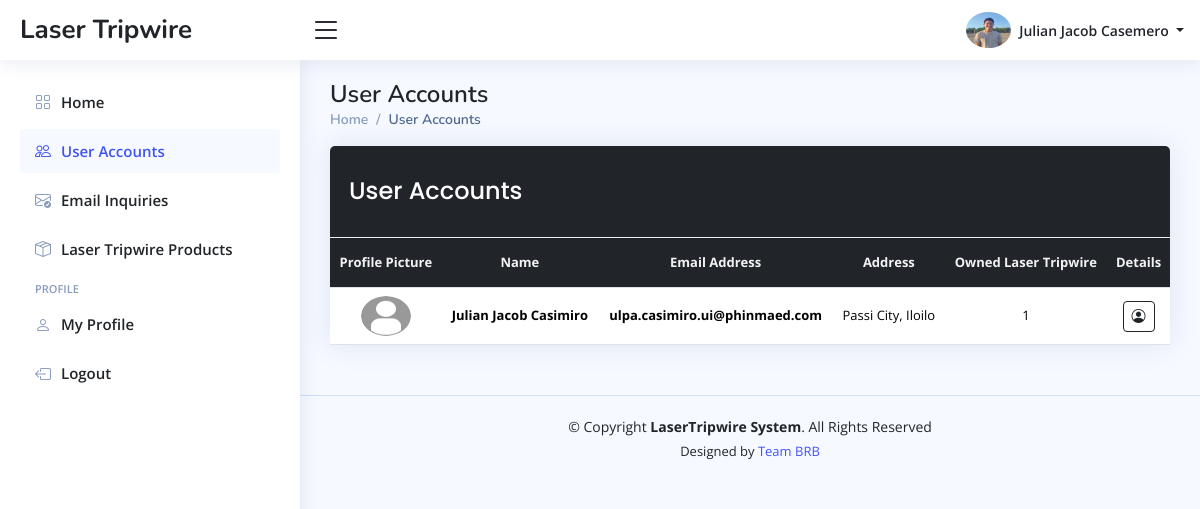
Screenshot of /xtrip/pages/admin/home.php?page=user-accounts (signed in) with the database file from the repository.
### tables this page shows
CREATE TABLE `admin_info_tbl` (
  `tbl_row_id` int(11) NOT NULL,
  `admin_id` int(11) NOT NULL,
  `profile_picture` varchar(255) DEFAULT NULL,
  `gender` enum('Male','Female','Others') DEFAULT 'Others',
  `civil_status` enum('Single','Married','Divorced','Widowed') DEFAULT 'Single',
  `cellphone_number` varchar(100) NOT NULL,
  `telephone_number` varchar(100) DEFAULT NULL,
  `address` varchar(255) NOT NULL,
  `updated_at` timestamp NOT NULL DEFAULT current_timestamp() ON UPDATE current_timestamp()
);

CREATE TABLE `admin_accounts_tbl` (
  `admin_id` int(11) NOT NULL,
  `first_name` varchar(100) NOT NULL,
  `middle_name` varchar(100) DEFAULT NULL,
  `last_name` varchar(100) NOT NULL,
  `email_address` varchar(255) NOT NULL,
  `admin_password` varchar(255) NOT NULL,
  `role` varchar(100) DEFAULT 'Administrator',
  `reset_password_token` varchar(255) DEFAULT NULL,
  `password_token_expiry` datetime DEFAULT NULL,
  `created_at` timestamp NOT NULL DEFAULT current_timestamp(),
  `updated_at` timestamp NOT NULL DEFAULT current_timestamp() ON UPDATE current_timestamp()
);

CREATE TABLE `user_info_tbl` (
  `tbl_row_id` int(11) NOT NULL,
  `user_id` varchar(100) NOT NULL,
  `profile_picture` varchar(255) DEFAULT NULL,
  `gender` enum('Male','Female','Others') DEFAULT 'Others',
  `civil_status` enum('Single','Married','Divorced','Widowed') DEFAULT 'Single',
  `occupation` enum('Employed','Self-Employed','Student','Unemployed','Others') DEFAULT 'Others',
  `cellphone_number` varchar(100) NOT NULL,
  `telephone_number` varchar(100) DEFAULT NULL,
  `address` varchar(255) NOT NULL,
  `updated_at` timestamp NOT NULL DEFAULT current_timestamp() ON UPDATE current_timestamp()
);

CREATE TABLE `user_accounts_tbl` (
  `user_id` varchar(100) NOT NULL,
  `first_name` varchar(100) NOT NULL,
  `middle_name` varchar(100) DEFAULT NULL,
  `last_name` varchar(100) NOT NULL,
  `email_address` varchar(255) NOT NULL,
  `user_password` varchar(255) NOT NULL,
  `verification_token` varchar(255) DEFAULT NULL,
  `verified_account` enum('Yes','No') DEFAULT 'No',
  `reset_password_token` varchar(255) DEFAULT NULL,
  `password_token_expiry` datetime DEFAULT NULL,
  `locked_account` enum('Yes','No') DEFAULT 'No',
  `last_login` timestamp NULL DEFAULT NULL,
  `created_at` timestamp NOT NULL DEFAULT current_timestamp(),
  `updated_at` timestamp NOT NULL DEFAULT current_timestamp() ON UPDATE current_timestamp()
);

### xtrip/pages/admin/pages/user-accounts.php (the view, shortened to what this page needs)
<main class="main" id="main">
    <?php
        include_once "../global-includes/page-titles.php";
    ?>
    <div class="row">
        <div class="col-12 col-lg-12 col-xxl-12 d-flex">
            <div class="card flex-fill">
                <div class="card-header bg-dark">
                    <h5 class="card-title mb-0 text-white fs-4 py-3 px-1"> User Accounts </h5>
                </div>
                <table class="table table-hover my-0 text-center datatable custom-table">
                    <thead>
                        <tr>
                            <th> Profile Picture </th>
                            <th> Name </th>
                            <th> Email Address </th>
                            <th> Address </th>
                            <th> Owned Laser Tripwire </th>
                            <th> Details </th>
                        </tr>
                    </thead>
                    <tbody>
                        <?php
                        $get_user_accounts = $conn->prepare("SELECT
                                                                        ua.*, ui.*,
                                                                        COUNT(o.device_id) AS 'owned_tripwire'
                                                                    FROM user_accounts_tbl ua
                                                                    LEFT JOIN user_info_tbl ui
                                                                    ON ua.user_id = ui.user_id
                                                                    LEFT JOIN laser_tripwire_owners_tbl o
                                                                    ON ua.user_id = o.owner
                                                                    WHERE ua.verified_account = :verified
                                                                    GROUP BY ua.user_id
                                                                    ORDER BY created_at DESC
                                                                    ");
                        $get_user_accounts->execute([":verified" => "Yes"]);
                        if ($get_user_accounts->rowCount() > 0) {
                            while ($user_data = $get_user_accounts->fetch()) {
                                $user_profile_picture = $user_data["profile_picture"];
                                if (empty($user_profile_picture) || !file_exists($image_path . $user_profile_picture)) {
                                    $user_profile_picture = "default-img.png";
                                }
                        ?>
                                <tr>
                                    <td>
                                        <img src="<?php echo htmlspecialchars($image_path . $user_profile_picture); ?>" class="rounded-circle" alt="User Profile Picture" width="40" height="40">
                                    </td>
                                    <td class="fw-bold">
                                        <?php echo htmlspecialchars($user_data["first_name"] . " " . $user_data["last_name"]);; ?>
                                    </td>
                                    <td class="fw-bold">
                                        <?php echo htmlspecialchars($user_data["email_address"]); ?>
                                    </td>
                                    <td>
                                        <?php echo htmlspecialchars($user_data["address"]); ?>
                                    </td>
                                    <td>
                                        <?php echo htmlspecialchars($user_data["owned_tripwire"]); ?>
                                    </td>
                                    <td>
                                        <button class="btn btn-outline-dark btn-sm" title="User Details" data-bs-target="#user-account-<?php echo htmlspecialchars($user_data["user_id"]); ?>" data-bs-toggle="modal">
                                            <i class="bi bi-person-circle"></i>
                                        </button>
                                    </td>
                                </tr>
                            <?php
                            }
                        } else {
                            ?>
                            <tr>
                                <td colspan="6"> No Accounts Data </td>
                            </tr>
                        <?php
                        }
                        ?>
                    </tbody>
                </table>
            </div>
        </div>
    </div>
</main>

### xtrip/pages/admin/includes/nav-bar.php (shortened to what this page needs)
<header id="header" class="header fixed-top d-flex align-items-center">
    <div class="d-flex align-items-center justify-content-between">
        <a href="home.php?page=home" class="logo d-flex align-items-center">
            <span class="d-none d-lg-block"> Laser Tripwire </span>
        </a>
        <i class="bi bi-list toggle-sidebar-btn"></i>
    </div>
    <nav class="header-nav ms-auto">
        <ul class="d-flex align-items-center">
            <li class="nav-item dropdown pe-3">
                <a class="nav-link nav-profile d-flex align-items-center pe-0" href="#" data-bs-toggle="dropdown">
                    <img src="<?php echo htmlspecialchars($image_path . $profile_picture); ?>" alt="Profile Image" class="rounded-circle" width="45" height="45">
                    <span class="d-none d-md-block dropdown-toggle ps-2">
                        <?php echo htmlspecialchars($first_name . " " . $last_name); ?>
                    </span>
                </a>
            </li>
        </ul>
    </nav>
</header>

### xtrip/assets/main/css/main-style.css (style rules this page uses)
:root { scroll-behavior: smooth; }
body { font-family: "Open Sans", sans-serif; background: #f6f9ff; color: #444444; }
a { color: #4154f1; text-decoration: none; }
h1, h2, h3, h4, h5, h6 { font-family: "Nunito", sans-serif; }
#main { margin-top: 60px; padding: 20px 30px; transition: all 0.3s; }
.card { margin-bottom: 30px; border: none; border-radius: 5px; box-shadow: 0px 0 30px rgba(1, 41, 112, 0.1); }
.card-header, .card-footer { border-color: #ebeef4; background-color: #fff; color: #798eb3; padding: 15px; }
.card-title { padding: 20px 0 15px 0; font-size: 18px; font-weight: 500; color: #212529; font-family: "Poppins", sans-serif; }
.logo { line-height: 1; }
@media (min-width: 1200px) { .logo { width: 280px; } }
.logo span { font-size: 26px; font-weight: 700; color: #212529; font-family: "Nunito", sans-serif; }
.header { transition: all 0.5s; z-index: 997; height: 60px; box-shadow: 0px 2px 20px rgba(1, 41, 112, 0.1); background-color: #fff; padding-left: 20px; }
.header .toggle-sidebar-btn { font-size: 32px; padding-left: 10px; cursor: pointer; color: #212529; }
.header-nav ul { list-style: none; }
.header-nav>ul { margin: 0; padding: 0; }
.header-nav .nav-profile { color: #212529; }
.header-nav .nav-profile img { max-height: 36px; }
.header-nav .nav-profile span { font-size: 14px; font-weight: 600; }
@media (min-width: 1200px) { #main, #footer { margin-left: 300px; } }

### xtrip/pages/admin/home.php (style rules this page uses)
.custom-table { cursor: pointer; }
.custom-table thead tr th { text-align: center; }
.custom-table thead tr th, .custom-table tr td { text-align: center; vertical-align: middle !important; }
.custom-table tr th { background-color: #212529; height: 50px; color: #f2f2f2; }
.custom-table tr td img { width: 50px; }
.custom-table tr th, .custom-table tr td { font-size: 13px; }

### rows the page displays
admin_info_tbl: profile_picture (picture), admin.last_name "Julian Jacob Casemero"
user_info_tbl: user.last_name "Julian Jacob Casimiro", user.email_address "ulpa.casimiro.ui@phinmaed.com", address "Passi City, Iloilo", owned_tripwire "1"

### other values shown
$page_titles[$page_name] "User Accounts"
